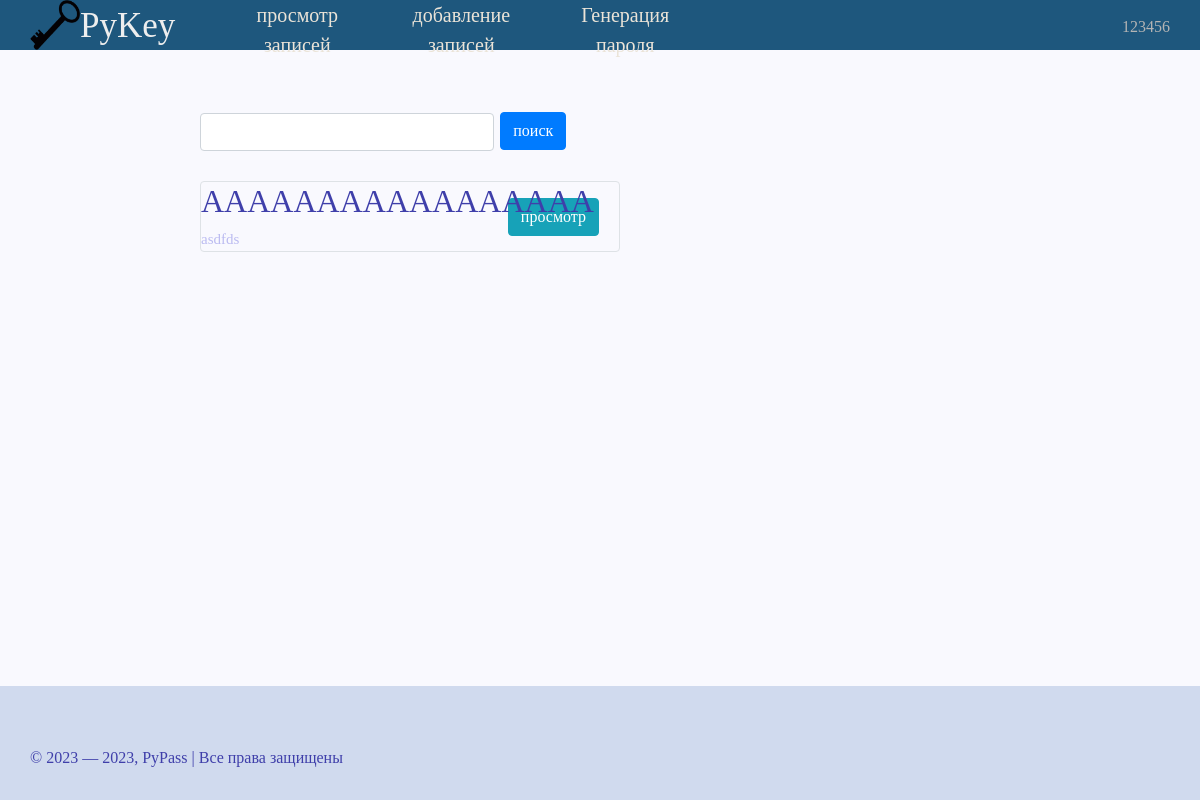
Page /View_list (signed in) on the committed database.
### data/user.py (models this page shows, shortened)
class User(SqlAlchemyBase, UserMixin):
    __tablename__ = 'users'
    id = sqlalchemy.Column(sqlalchemy.Integer,
                           primary_key=True, autoincrement=True)
    name = sqlalchemy.Column(sqlalchemy.String, nullable=True)
    email = sqlalchemy.Column(sqlalchemy.String,
                              index=True, unique=True, nullable=True)
    password = sqlalchemy.Column(sqlalchemy.String, nullable=True)
    reset_code = sqlalchemy.Column(sqlalchemy.String, nullable=True)

### data/passwords.py (models this page shows, shortened)
class Passwords(SqlAlchemyBase):
    __tablename__ = 'password'
    id = sqlalchemy.Column(sqlalchemy.Integer,
                           primary_key=True, autoincrement=True)
    user_id = sqlalchemy.Column(sqlalchemy.Integer,
                                sqlalchemy.ForeignKey("users.id"))
    title = sqlalchemy.Column(sqlalchemy.String)
    login = sqlalchemy.Column(sqlalchemy.String)
    password = sqlalchemy.Column(sqlalchemy.String)
    site = sqlalchemy.Column(sqlalchemy.String)
    note = sqlalchemy.Column(sqlalchemy.String, nullable=True)

### main.py (the view)
@app.route('/View_list', methods=['GET', 'POST'])
def View_list():
    form = ViewInfo()
    db_sess = db_session.create_session()
    password = db_sess.query(Passwords).filter(Passwords.user_id == current_user.id)
    if form.validate_on_submit():
        text = form.search_field.data
        password = list(db_sess.query(Passwords).filter((Passwords.user_id == current_user.id),
                                                        (Passwords.title.like(f'%{text.lower()}%')) |
                                                        (Passwords.title.like(f'%{text.upper()}%'))))
    empty_list = empty_check(list(password))
    return render_template('View_list.html', password=password, form=form, title='!!!!', empty_list=empty_list)

### forms.py
class ViewInfo(FlaskForm):
    search_field = StringField(validators=[DataRequired()])
    search = SubmitField('поиск')
    show_info_button = SubmitField('просмотр')

### data/db_session.py (called while the page is built)
def create_session() -> Session:
    global __factory
    return __factory()

### main.py (called while the page is built)
@login_manager.user_loader
def load_user(user_id):
    db_sess = db_session.create_session()
    return db_sess.query(User).get(user_id)

### work_func.py (called while the page is built)
def empty_check(some_list):
    if some_list:
        return True
    else:
        return False

### templates/View_list.html (shortened to what this page needs)
{% extends "base.html" %}
{% block content %}
<form action="" method="post" novalidate>
	<div class="conteriner_view">
		<div class="container_right">
			<div class="search_place"><div class="give_place_to_buttton">{{ form.search_field(class="form-control") }}</div>
			{{ form.search(type="submit", class="btn btn-primary") }}</div>
			{% if empty_list %}
				{% for item in password%}
					<div class="box col-md6 border rounded">
						<h2>{{ item.title }}</h2>
						<span class="small_text">{{ item.login }}</span>
						<a href="{{ url_for('View_list_withinfo', id=item.id) }}" class="btn btn-info" id="show_info_button">просмотр</a>
					</div>
				{% endfor %}
			{% else %}
				<h2> Ничего не найдено </h2>
			{% endif %}
		</div>
	</div>
</form>
{% endblock %}

### templates/base.html (shortened to what this page needs)
<!DOCTYPE html>
<html lang="ru">
<head>
	<link rel="stylesheet" href="https://maxcdn.bootstrapcdn.com/bootstrap/4.0.0/css/bootstrap.min.css">
	<link rel="stylesheet" type="text/css" href="{{ url_for('static', filename='css/mainstyle.css') }}">
</head>
<body>
	<div class="header">
		<div class="logo">
			<a href="{{ url_for('index') }}"><img class="logotip" src="{{ url_for('static', filename='data/key.png') }}" alt="logo"></a>
			<span class="smallintrodaction">PyKey</span>
			<div class="menu">
				{% if current_user.is_authenticated %}
					<ul>
						<li><a href="{{ url_for('View_list') }}">просмотр записей</a></li>
						<li><a href="{{ url_for('Adding_info') }}">добавление записей</a></li>
						<li><a href="{{ url_for('create_pass') }}">Генерация пароля</a></li>
					</ul>
				{% else %}
					<ul>
						<li><a href="{{ url_for('create_pass') }}">Генерация пароля</a></li>
					</ul>
				{% endif %}
				<div class="profile">
					{% if current_user.is_authenticated %}
						<a href="{{ url_for('profile') }}" class="login">{{ current_user.name }}</a>
					{% else %}
						<a href="{{ url_for('login') }}" class="login">Авторизаяция</a>
						<a href="{{ url_for('regist') }}" class="regist">регистрация</a>
					{% endif %}
				</div>
			</div>
		</div>
	</div>
	<div class="container_box">
    		{% block content %}{% endblock %}
	</div>
	<div class="footer">
		<div class="footer-text">© 2023 — 2023, PyPass | Все права защищены</div>
	</div>
</body>
</html>

### static/css/mainstyle.css (style rules this page uses)
html { height: 100%; }
body { font-family: fantasy; margin: 0; padding: 0; color: #3F3FAA; display: flex; flex-direction: column; height: 100%; background-color: #F9F9FE; }
.header { background-color: #1E577D; text-align: left; color:#EEE; flex: 0 0 auto; }
.logo { max-height: 50px; margin: 0px 30px; display:flex; }
.logotip { width: 50px; height: 50px; }
.smallintrodaction { font-size: 35px; height: 50px; cursor: default; color: FFF; }
.profile { position: absolute; margin: 15px; 15px; right: 0px; top: 0px; }
.login { margin: 15px; 15px; text-decoration: none; color: #B4B4B4; }
.menu ul li { list-style: none; float: left; text-align: center; }
.menu ul li a { color:#EBE4D8; margin-left: 10px; margin-right: 10px; display: inline-block; text-decoration: none; width: 12vw; font-size: 20px; height: 50px; cursor: pointer; }
.container_box { flex: 1 0 auto; font-size: 25px; margin: 60px; margin-left: 200px; margin-right: 200px; }
.conteriner_view { display:flex; }
.container_right { display:inline-block; min-width: 35vw; }
.give_place_to_buttton { display: inline-block; width: 70%; }
.search_place { margin-bottom: 30px; }
.small_text { font-size: 15px; color: #BBBBF1; }
.box { font-size: 15px; margin-top: 20px; margin-bottom: 20px; }
#show_info_button { margin-top: -30px; margin-right:20px; float: right; }
.footer { position: relative; flex: 0 0 auto; width: 100%; background-color: #D0DAEE; }
.footer-text { margin: 30px; margin-top: 60px; }

### rows in the picture
User: name "123456"
Passwords: title "AAAAAAAAAAAAAAAAA", login "asdfds"
